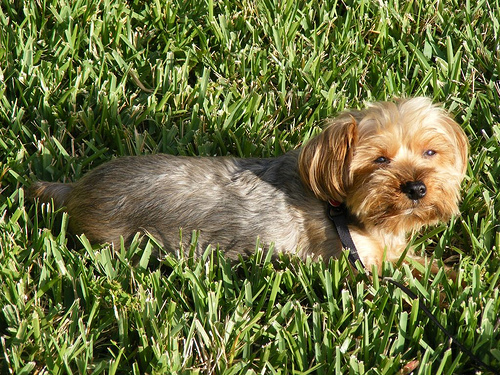
#> input picture Model/Test/ContentImg.jpg, 500 x 375 px, found by its file name
$ python HistogramMatching.py
#> lines starting #> are read from the running program, lines starting #| are printed output that depends on the picture
import cv2 as cv
import matplotlib.pyplot as plt


# [85 lines of commented-out code are left out]
from imutils import paths
watermark = cv.imread(r'C:\Users\USER\Desktop\Senior_project\Model\Test\ContentImg.jpg',cv.IMREAD_UNCHANGED)
#> watermark is the input picture: shape (375, 500, 3); mean B, G, R 62.2, 111.4, 105.4
cv.imshow('Image',watermark)
(wH,wW)= watermark.shape[:2]
#> wH = 375; wW = 500
print(watermark.shape)
#| (375, 500, 3)
(B, G, R) = cv.split(watermark)
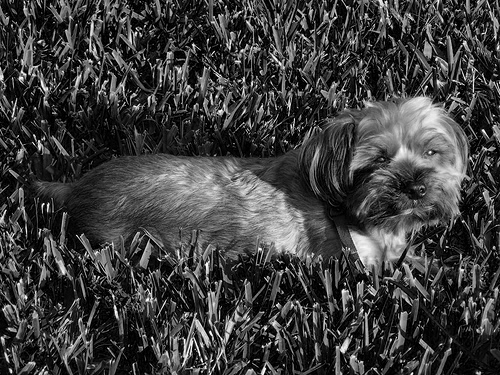
#> B: shape (375, 500); min 0, max 255, mean 62.2
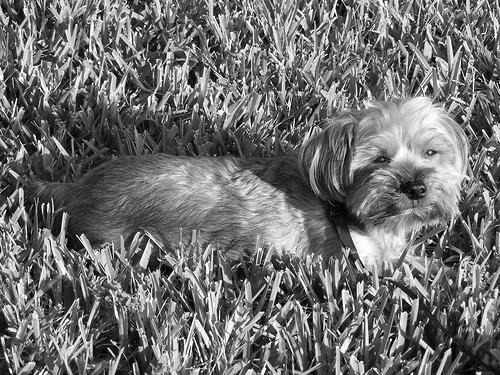
#> G: shape (375, 500); min 0, max 255, mean 111.4
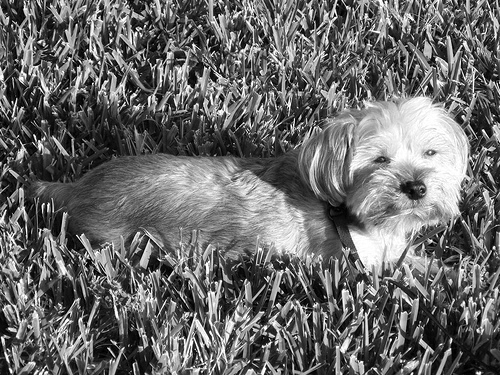
#> R: shape (375, 500); min 0, max 255, mean 105.4
#> (the run stopped early here; a loop or call above may not have finished)
